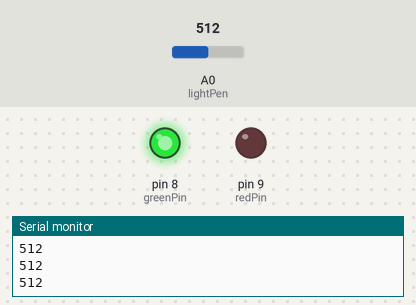
A sketch run on a simulated Arduino Uno, built with avr-gcc and run on an emulated ATmega328P. On the bench: output pins drawn as LEDs (lit = HIGH), the last lines printed to the serial monitor. Inputs (shaded band) come from the test bench; at power-on: A0 (lightPen) = 512.

Above: at 1.2 s.
1.3 s: A0 (lightPen) set to 74
2.9 s: A0 (lightPen) set to 63
At 4.4 s:
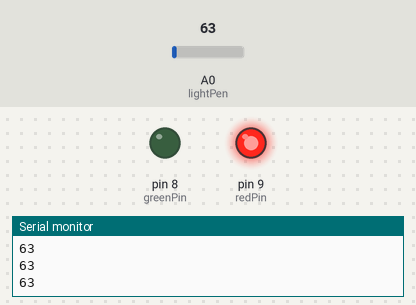
4.7 s: A0 (lightPen) set to 80
At 6.2 s:
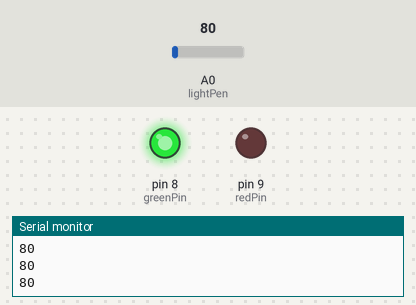
6.5 s: A0 (lightPen) set to 60
At 7.3 s:
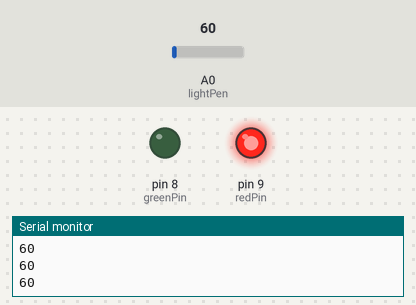
Timing chart, 0 to 9.2 s (numbered marks = the images above; inputs shaded):
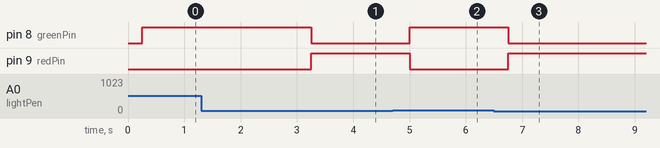

Measured:
- the behaviour switches between 70 and 69 on A0 (lightPen) (found by bisection; images 0 and 1)
- after the input at 2.9 s, pin 8 (greenPin): HIGH → LOW after 0.35 s; pin 9 (redPin): LOW → HIGH after 0.35 s
- after the input at 4.7 s, pin 8 (greenPin): LOW → HIGH after 0.31 s; pin 9 (redPin): HIGH → LOW after 0.31 s
- after the input at 6.5 s, pin 8 (greenPin): HIGH → LOW after 0.26 s; pin 9 (redPin): LOW → HIGH after 0.26 s

The sketch:

PhotoresistorLed.ino
```cpp
int lightPen = A0;
int lightVal;
int dv = 250;
int redPin = 9;
int greenPin = 8;
void setup() {
  // put your setup code here, to run once:
pinMode(lightPen, INPUT);
Serial.begin(9600);
pinMode(redPin,OUTPUT);
pinMode(greenPin, OUTPUT);
}

void loop() {
  // put your main code here, to run repeatedly:
lightVal = analogRead(lightPen);
Serial.println(lightVal);
delay(dv);

if (lightVal<70)
{
  digitalWrite(redPin, HIGH);
  digitalWrite(greenPin, LOW);
}
if (lightVal>70){
  digitalWrite(greenPin, HIGH);
  digitalWrite(redPin, LOW);
}

}
```
